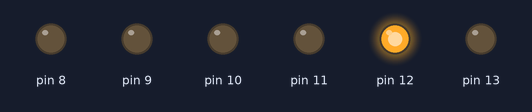
This sketch was run on a simulated Arduino Uno, built with avr-gcc and run on an emulated ATmega328P. On the bench: output pins drawn as LEDs (lit = HIGH).

Above: at 0.26 s.
At 3.03 s:
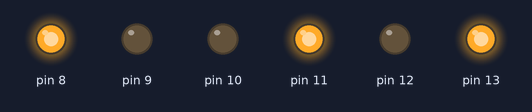
At 9.54 s:
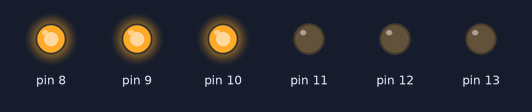
At 18.57 s:
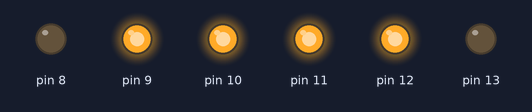
At 28.01 s:
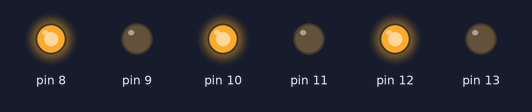
At 37.05 s:
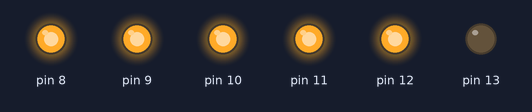
Timing chart, 0 to 37.4 s (numbered marks = the images above):
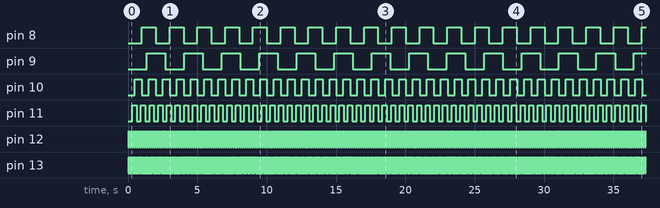

Measured:
- by itself, pin 8: alternates HIGH for 1.0 s and LOW for 1.0 s
- by itself, pin 9: alternates HIGH for 1.4 s and LOW for 1.4 s
- by itself, pin 10: alternates HIGH for 0.50 s and LOW for 0.50 s
- by itself, pin 11: alternates HIGH for 0.31 s and LOW for 0.31 s
- by itself, pin 12: alternates HIGH for 0.07 s and LOW for 0.07 s
- by itself, pin 13: alternates HIGH for 0.04 s and LOW for 0.04 s

The sketch:

Multi_task_V2.ino
```cpp
#define INTERVAL_MESSAGE1 40
#define INTERVAL_MESSAGE2 70
#define INTERVAL_MESSAGE3 310
#define INTERVAL_MESSAGE4 500
#define INTERVAL_MESSAGE5 1350
#define INTERVAL_MESSAGE6 1000

unsigned long time_1 = 0;
unsigned long time_2 = 0;
unsigned long time_3 = 0;
unsigned long time_4 = 0;
unsigned long time_5 = 0;
unsigned long time_6 = 0;

bool state1 = 0;
bool state2 = 0;
bool state3 = 0;
bool state4 = 0;
bool state5 = 0;
bool state6 = 0;

void setup()
{
    pinMode(13,OUTPUT);
    pinMode(12,OUTPUT);
    pinMode(11,OUTPUT);
    pinMode(10,OUTPUT);
    pinMode(9,OUTPUT);
    pinMode(8,OUTPUT);
}

void loop()
{
    //control timer for process 1, which will be activated every 40ms
    if(millis() > time_1 + INTERVAL_MESSAGE1){
        time_1 = millis();
          //here is your code
          state1 = not(state1);
          digitalWrite(13,state1);
    }

    //control timer for process 2, which will be activated every 70ms
    if(millis() > time_2 + INTERVAL_MESSAGE2){
        time_2 = millis();
          //here is your code
          state2 = not(state2);
          digitalWrite(12,state2);
    }

    if(millis() > time_3 + INTERVAL_MESSAGE3){
        time_3 = millis();
          //here is your code
          state3 = not(state3);
          digitalWrite(11,state3);
    }

    if(millis() > time_4 + INTERVAL_MESSAGE4){
        time_4 = millis();
          //here is your code
          state4 = not(state4);
          digitalWrite(10,state4);
    }
        if(millis() > time_5 + INTERVAL_MESSAGE5){
        time_5 = millis();
          //here is your code
          state5 = not(state5);
          digitalWrite(9,state5);
    }

    if(millis() > time_6 + INTERVAL_MESSAGE6){
        time_6 = millis();
          //here is your code
          state6 = not(state6);
          digitalWrite(8,state6);
    }
}
```
